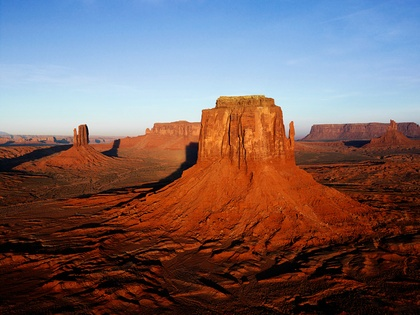
%> input picture MATLABCIA/MATLAB/Desert.jpg, 420 x 315 px, shrunk from 1024 x 768 before the run
$ octave ex2.m   (GNU Octave 9; MATLAB toolbox functions it lacks are replaced by stand-ins)
%> lines starting %> are read from the running program, lines starting %| are printed output that depends on the picture; in (x1, y1, x2, y2) boxes, pixels count from 0 and x2, y2 are one past the last pixel; in counts of white or black regions, pixels touching at a corner belong together; the program's own positions count from 1
%q1as4.m : Write a program in MATLAB to split a RGB image to 3 equal parts.
%Chanege the color of middle portion to Gray scale and the bottom portion
%to B/W. Club 3 portions and then add Black border in the clubbed image.
%Display modified image and save the modified image to some output file.
clc;
close all;
clear all;
file1=input('\nEnter Input RGB image File name=','s');
%> the answer given: MATLAB/Desert.jpg
file2=input('Enter out  image File name=','s');
%> the answer given: MATLAB/cameraman.tif
x=imread(file1);
%> x is the input picture: size 315x420x3 uint8; mean R, G, B 119.4, 99.3, 100.8
[r,c,d]=size(x);
%> r = 315; c = 420; d = 3
r1=fix(r/3);
%> r1 = 105
r2=r-2*r1;
%> r2 = 105
% To extract 3 portions of input image
y1(1:r1,1:c,1:d)=x(1:r1,1:c,1:d); % 1/3rd portion of image
y2(1:r1,1:c,1:d)=x(r1+1:2*r1,1:c,1:d); % 2nd 1/3rd portion of image
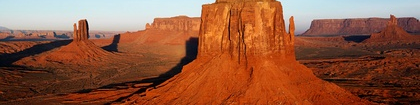
%> y2: size 105x420x3 uint8; mean R, G, B 146.7, 90.4, 64.9
y3(1:r2,1:c,1:d)=x(2*r1+1:r,1:c,1:d); % last 1/3rd portion of image
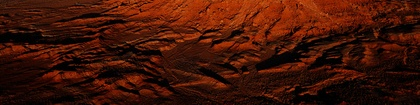
%> y3: size 105x420x3 uint8; mean R, G, B 65.6, 20.5, 7.4

% To convert 2nd and 3rd portion of the image to gray scale
y2g(1:r1,1:c,1)=.2987*y2(1:r1,1:c,1)+.587*y2(1:r1,1:c,2)+.114*y2(1:r1,1:c,3);
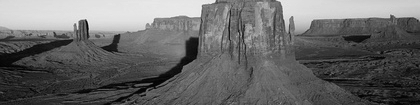
%> y2g: size 105x420 uint8; min 1, max 244, mean 104.3
y3g(1:r2,1:c,1)=.2987*y3(1:r2,1:c,1)+.587*y3(1:r2,1:c,2)+.114*y3(1:r2,1:c,3);
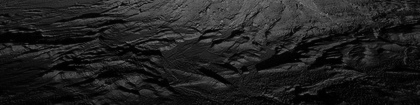
%> y3g: size 105x420 uint8; min 0, max 129, mean 32.4

%To convert 3rd portion of the image to B/W
    for i=1:r2
        for j=1:c
            if y3g(i,j,1) >=127
                y3b(i,j,1)=255;
            else
                y3b(i,j,1)=0;
            end
        end
    end
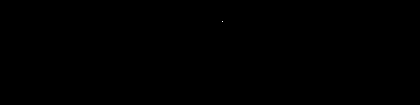
%> y3b: size 105x420 double; 0% white in thin lines or dots, all inside (x1, y1, x2, y2) = (222, 21, 223, 22)

    %To club 3 portions of the image
    yfinal=y1; % To copy y1 to yfinal
    % To copy y2g to yfinal
    yfinal(r1+1:2*r1,1:c,1)=y2g(1:r1,1:c,1);
    yfinal(r1+1:2*r1,1:c,2)=y2g(1:r1,1:c,1);
    yfinal(r1+1:2*r1,1:c,3)=y2g(1:r1,1:c,1);
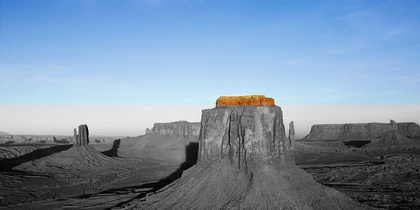
%> yfinal: size 210x420x3 uint8; mean R, G, B 125.1, 145.6, 167.1
    %To copy y3b to yfinal
    yfinal(2*r1+1:r,1:c,1)=y3b(1:r2,1:c,1);
%> yfinal: size 315x420x3 uint8
    yfinal(2*r1+1:r,1:c,2)=y3b(1:r2,1:c,1);
%> yfinal: size 315x420x3 uint8; mean R, G, B 83.4, 97.1, 111.4; mean of the top-left, top-right, bottom-left and bottom-right quarters 180.5, 164.7, 21.1, 23.9
    yfinal(2*r1+1:r,1:c,3)=y3b(1:r2,1:c,1);


    % To copy modified image to yf without border
    yf(11:r+10,11:c+10,1:d)=yfinal(1:r,1:c,1:d);

    % To add border on top position
    for i=1:3
    yf(1:10,1:c+20,1:i)=0;
    end
%> yf: size 325x440x3 uint8
    % To add boder on bottom position
    for i=1:3
        yf(r+11:r+20,1:c+20,i)=0;
    end
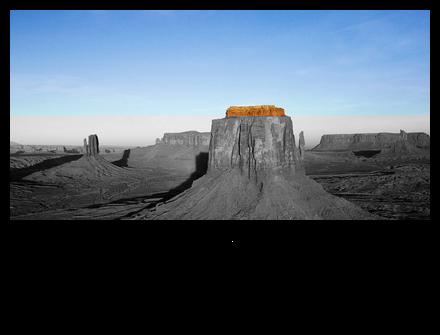
%> yf: size 335x440x3 uint8; mean R, G, B 74.9, 87.1, 100
    %To add border on LHS
    for i=1:3
        yf(11:r+10,1:10,i)=0;
    end
    %To add border on RHS
    for i=1:3
        yf(11:r+10,c+11:c+20,i)=0;
    end
    imshow(yf); % To display modified image with border
    imwrite(yf,file2); % To save modified image with border.
%End of program
